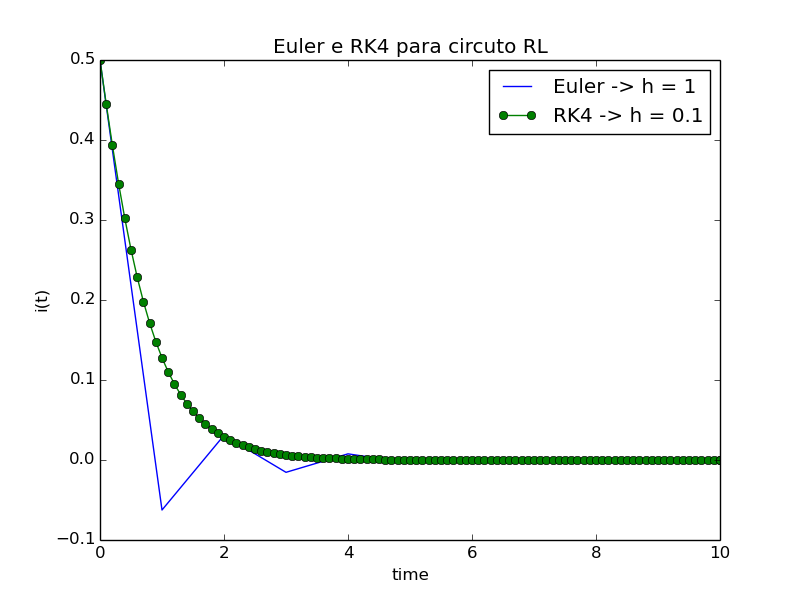

This figure's Python source:
# -*- coding: utf-8 -*-
from Euler import integrate
import matplotlib.pyplot as plt
from RK4 import integrateRK4
import math
import numpy as np

'''
R = 1,5
L = 1
i(0) = 0,5

porem agora com outra lei aplicada no circuito.

'''



#resolvendo a EDO 1 ordem:
def F(x, y):
    F = np.zeros(1)
    F[0] = -1.5*y[0] + 1.5*y[0]**3
    return F

#utilizando o metodo de euler
Xplot, Yplot = integrate(F, 0, np.array([0.5]), 1, 10)
ax1 = plt.plot(Xplot,Yplot, '-')



#utilizando o metodo de RK4
X2plot, Y2plot = integrateRK4(F,0,np.array([0.5]),0.1,10)
ax2 = plt.plot(X2plot,Y2plot, '-o')

plt.title("Euler e RK4 para circuto RL")
plt.legend(["Euler -> h = 1", "RK4 -> h = 0.1"])
#plt.axis([0, 10, -5, 5])
plt.xlabel("time")
plt.ylabel("i(t)")
plt.show()
